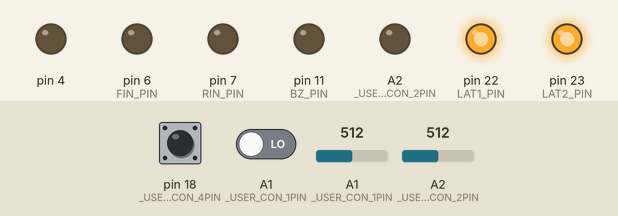
Bench run of a sketch on a simulated Arduino Leonardo, built with avr-gcc and run on an emulated ATmega32U4. Parts: output pins drawn as LEDs (lit = HIGH). The test bench sets the inputs (shaded band); at power-on: pin 18 (_USER_CON_4PIN) HIGH, A1 (_USER_CON_1PIN) LOW, A1 (_USER_CON_1PIN) = 512, A2 (_USER_CON_2PIN) = 512.

Above: at 0.1 s.
Timing chart, 0 to 1.6 s (numbered marks = the images above):
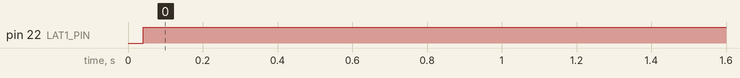

Measured:
- by itself, pin 22 (LAT1_PIN): LOW → HIGH at 0.04 s

The sketch:

kadai5.ino
```cpp
// 13:09

// ボリューム0をjs←,→とする
// ボリューム1をjs↑,↓とする

#define USE_TIMER3_ISR
#include "mono_con.h"

const int lo = 0 + 200;
const int hi = 1023 - 200;

const int wait[4] = { 300, 500, 1000, 2000 };
const int cntPara[4] = { -10, -1, 1, 10 };

int waitidx = 0, cntidx = 0;

int tsw, sw, xpos, ypos;
int presw, prexpos, preypos;
int xjsps = 0, yjsps = 0;
bool swps = false;

bool ismove = false;

int count = 0;

word in, tc;

void onedisp(int n) {
	static int pren = -1;
	if (n != pren) {
		pren = n;
		disp(num[n / 10], num[n % 10]);
	}
}

ISR(TIMER3_COMPA_vect) {
	if (in++ > 5) {
		in = 0;

		tsw = digitalRead(_USER_CON_5PIN);
		sw = digitalRead(_USER_CON_4PIN);
		xpos = analogRead(A1);
		ypos = analogRead(A2);

		if (sw == LOW && presw == HIGH) swps = true;
		if (xpos > hi && prexpos <= hi) xjsps = -1;
		if (xpos < lo && prexpos >= lo) xjsps = 1;
		if (ypos > hi && preypos <= hi) yjsps = -1;
		if (ypos < lo && preypos >= lo) yjsps = 1;

		presw = sw;
		prexpos = xpos;
		preypos = ypos;
	}

	if (ismove) tc++;
}

void setup() {
	config_init();
	serial_init();

	tsw = digitalRead(_USER_CON_5PIN);
	sw = presw = digitalRead(_USER_CON_4PIN);
	xpos = prexpos = analogRead(A1);
	ypos = preypos = analogRead(A2);

	disp(num[0], num[0]);
}

void loop() {
	if (xjsps != 0) {
		if (xjsps == -1) {
			if (cntidx > 0) cntidx--;
		}
		if (xjsps == 1) {
			if (cntidx < 3) cntidx++;
		}
		xjsps = 0;
	}

	if (yjsps != 0) {
		if (yjsps == -1) {
			if (waitidx > 0) waitidx--;
		}
		if (yjsps == 1) {
			if (waitidx < 3) waitidx++;
		}
		yjsps = 0;
	}

	ismove = (tsw == HIGH);

	if (ismove) {
		if (tc > wait[waitidx]) {
			tc = 0;
			count += cntPara[cntidx];
			if (count < 0) count += 100;
			if (count > 99) count -= 100;
		}
	} else {
		tc = 2000;
	}

	onedisp(count);
}
```

mono_con.h
```cpp
//===================================================================================================================
//
//  高校生ものづくりコンテスト2026岡山県大会用 ArduinoShield
//
//    出力回路: 百エディケーション製
//    https://hyakuedu.wordpress.com/
//
//    CPU Board: Arduino MEGA 2560 R3
//                                     2026/01/08 OKAKO
//
//===================================================================================================================
#ifndef _MONO_CON_2026_H
#define _MONO_CON_2026_H

//--- Arduino  ATmega2560 Input
#define _USER_CON_1PIN A1
#define _USER_CON_2PIN A2
#define _USER_CON_3PIN 17
#define _USER_CON_4PIN 18
#define _USER_CON_5PIN 19
#define _USER_CON_6PIN 40
#define _USER_CON_7PIN 42
#define _USER_CON_8PIN 20 //GND

//--- OKAKO_Shield_CN2
#define BOARD_SW_PIN 26
#define BZ_PIN 11
#define FIN_PIN 6
#define RIN_PIN 7
#define LAT2_PIN 23
#define LAT1_PIN 22
#define SCK_PIN 24
#define SDI_PIN 25

//--- セグメントLED 0-9,blank
const int num[11] = { 0x3f, 0x06, 0x5b, 0x4f, 0x66,  //0, 1, 2, 3, 4
                      0x6d, 0x7d, 0x27, 0x7f, 0x6f,  //5, 6, 7, 8, 9
                      0x00 };                        //blank

//--- レジスタ初期設定
void config_init(void) {
  pinMode(_USER_CON_1PIN, INPUT);
  pinMode(_USER_CON_2PIN, INPUT);
  pinMode(_USER_CON_3PIN, INPUT);
  pinMode(_USER_CON_4PIN, INPUT);
  pinMode(_USER_CON_5PIN, INPUT);
  pinMode(_USER_CON_6PIN, INPUT);
  pinMode(_USER_CON_7PIN, INPUT);

  pinMode(_USER_CON_8PIN, OUTPUT);
  digitalWrite(_USER_CON_8PIN, LOW); //IN_D4をGND設定

  pinMode(BOARD_SW_PIN, INPUT);
  pinMode(BZ_PIN, OUTPUT);
  pinMode(RIN_PIN, OUTPUT);
  pinMode(FIN_PIN, OUTPUT);
  pinMode(LAT1_PIN, OUTPUT);
  pinMode(LAT2_PIN, OUTPUT);
  pinMode(SCK_PIN, OUTPUT);
  pinMode(SDI_PIN, OUTPUT);

  ////////// DCモータ制御用PWM信号生成用のタイマ(Timer4)の周波数を31.37KHzに変更 //////////
  TCCR4B = (TCCR4B & 0b11111000) | 0x01;

#ifdef USE_TIMER3_ISR
  ////////// 1ms割り込み用のタイマ(Timer3)の初期化 //////////
  TCCR3A = 0;
  TCCR3B = 0x0b;
  // OCR3A = 124;
  OCR3A = 249;
  TIMSK3 = 2;
#endif
}

//--- 構造体宣言bitset
struct bitset {
  int SDI : 1;   // bit0 シリアルデータ
  int SCK : 1;   // bit1 シリアルクロック
  int LAT1 : 1;  // bit2 7seg LED 系ラッチ
  int LAT2 : 1;  // bit3 フルカラーLED,step モータ系ラッチ
  int DCM : 2;   // bit4,5 DC モータの動作モード
  int BZ : 1;    // bit6 圧電スピーカ
  int TSW : 1;   // bit7 タクトスイッチ入力
};
struct bitset RC;  // 構造体変数

//--- 共用体宣言lm (LED & step Motor)
union {
  struct {               //--- 構造体宣言，bit というグループ名
    int SM : 4;   // bit0 ～ bit3 ステッピングモータ励磁信号
    int R : 1;    // bit4 フルカラーLED，赤色
    int B : 1;    // bit5 フルカラーLED，青色
    int G : 1;    // bit6 フルカラーLED，緑色
    int res : 1;  // bit7 未使用
  } bit;          // bit アクセス名
  struct {
    int SM : 4;
    int GBR : 3;  // フルカラーLED, カラーコードを3bitで指定
    int res : 1;
  } color;  // GBRを3ビットアクセス名
  int b8;   // byte アクセス名
} lm;       // 共用体変数名

//--- U1,U2,U3初期化
void serial_init(void) {
  // U1, U2
  digitalWrite(LAT1_PIN, LOW);
  shiftOut(SDI_PIN, SCK_PIN, MSBFIRST, 0x00);
  shiftOut(SDI_PIN, SCK_PIN, MSBFIRST, 0x00);
  digitalWrite(LAT1_PIN, HIGH);

  // U3
  digitalWrite(LAT2_PIN, LOW);
  shiftOut(SDI_PIN, SCK_PIN, MSBFIRST, 0x00);
  digitalWrite(LAT2_PIN, HIGH);
}

//--- 2桁7セグメントLEDの表示関数
void disp(char leftPat, char rightPat) {
  digitalWrite(LAT1_PIN, LOW);
  shiftOut(SDI_PIN, SCK_PIN, MSBFIRST, leftPat);
  shiftOut(SDI_PIN, SCK_PIN, MSBFIRST, rightPat);
  digitalWrite(LAT1_PIN, HIGH);
}

//--- ステッピングモータの初期設定関数
int stepm_init(int n) {
  int spm[5] = { 0x9,     // A
                 0xc,     // B
                 0x6,     // nA
                 0x3,     // nB
                 0x00 };  // Stop

  return spm[n];
}

//--- フルカラーLEDとステッピングモータの動作制御関数
void led_stepmotor(char n) {
  digitalWrite(LAT2_PIN, LOW);
  shiftOut(SDI_PIN, SCK_PIN, MSBFIRST, n);
  digitalWrite(LAT2_PIN, HIGH);
}

#endif
```
